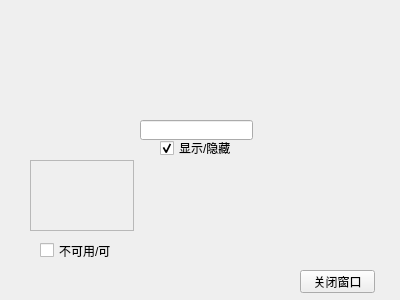
<?xml version="1.0" encoding="UTF-8"?>
<ui version="4.0">
 <class>Form</class>
 <widget class="QWidget" name="Form">
  <property name="geometry">
   <rect>
    <x>0</x>
    <y>0</y>
    <width>400</width>
    <height>300</height>
   </rect>
  </property>
  <property name="windowTitle">
   <string>Form</string>
  </property>
  <widget class="QPushButton" name="pushButton">
   <property name="geometry">
    <rect>
     <x>300</x>
     <y>270</y>
     <width>75</width>
     <height>23</height>
    </rect>
   </property>
   <property name="text">
    <string>关闭窗口</string>
   </property>
  </widget>
  <widget class="QCheckBox" name="checkBox">
   <property name="geometry">
    <rect>
     <x>160</x>
     <y>140</y>
     <width>71</width>
     <height>16</height>
    </rect>
   </property>
   <property name="text">
    <string>显示/隐藏</string>
   </property>
   <property name="checkable">
    <bool>true</bool>
   </property>
   <property name="checked">
    <bool>true</bool>
   </property>
  </widget>
  <widget class="QCheckBox" name="checkBox_2">
   <property name="geometry">
    <rect>
     <x>40</x>
     <y>240</y>
     <width>71</width>
     <height>21</height>
    </rect>
   </property>
   <property name="text">
    <string>不可用/可用</string>
   </property>
  </widget>
  <widget class="QLineEdit" name="lineEdit">
   <property name="geometry">
    <rect>
     <x>140</x>
     <y>120</y>
     <width>113</width>
     <height>20</height>
    </rect>
   </property>
  </widget>
  <widget class="QTextEdit" name="textEdit">
   <property name="enabled">
    <bool>false</bool>
   </property>
   <property name="geometry">
    <rect>
     <x>30</x>
     <y>160</y>
     <width>104</width>
     <height>71</height>
    </rect>
   </property>
  </widget>
 </widget>
 <resources/>
 <connections>
  <connection>
   <sender>pushButton</sender>
   <signal>clicked()</signal>
   <receiver>Form</receiver>
   <slot>close()</slot>
   <hints>
    <hint type="sourcelabel">
     <x>335</x>
     <y>292</y>
    </hint>
    <hint type="destinationlabel">
     <x>293</x>
     <y>275</y>
    </hint>
   </hints>
  </connection>
  <connection>
   <sender>checkBox</sender>
   <signal>toggled(bool)</signal>
   <receiver>lineEdit</receiver>
   <slot>setVisible(bool)</slot>
   <hints>
    <hint type="sourcelabel">
     <x>205</x>
     <y>148</y>
    </hint>
    <hint type="destinationlabel">
     <x>209</x>
     <y>132</y>
    </hint>
   </hints>
  </connection>
  <connection>
   <sender>checkBox_2</sender>
   <signal>toggled(bool)</signal>
   <receiver>textEdit</receiver>
   <slot>setEnabled(bool)</slot>
   <hints>
    <hint type="sourcelabel">
     <x>77</x>
     <y>246</y>
    </hint>
    <hint type="destinationlabel">
     <x>78</x>
     <y>221</y>
    </hint>
   </hints>
  </connection>
 </connections>
</ui>
